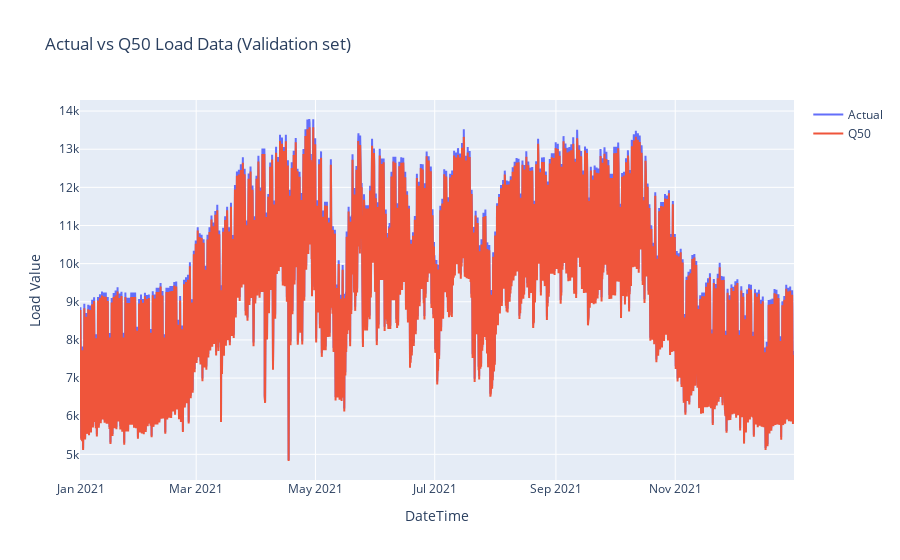

Notebook code for this chart:
### Code cell
import plotly.graph_objs as go

def plot_actual_vs_q50(df):
    fig = go.Figure()

    fig.add_trace(go.Scatter(x=df.index, y=df['Actual'], mode='lines', name='Actual'))
    fig.add_trace(go.Scatter(x=df.index, y=df['Q50'], mode='lines', name='Q50'))

    fig.update_layout(title='Actual vs Q50 Load Data (Validation set)', xaxis_title='DateTime', yaxis_title='Load Value')

    fig.show()


# Plot the actual vs Q50 values
plot_actual_vs_q50(dfY_tft)

### Figure 1 — Plotly figure (JSON) as saved in the notebook; plotly's stock layout.template omitted (floating-point values rounded to 4 significant figures; data arrays with more than 128 entries replaced by an {"elided": "..."} marker saying what was removed)
{"data": [{"mode": "lines", "name": "Actual", "type": "scatter", "x": {"elided": "8765 str values"}, "y": {"elided": "8765 int values"}}, {"mode": "lines", "name": "Q50", "type": "scatter", "x": {"elided": "8765 str values"}, "y": {"elided": "8765 float values"}}], "layout": {"title": {"text": "Actual vs Q50 Load Data (Validation set)"}, "xaxis": {"title": {"text": "DateTime"}}, "yaxis": {"title": {"text": "Load Value"}}}}
